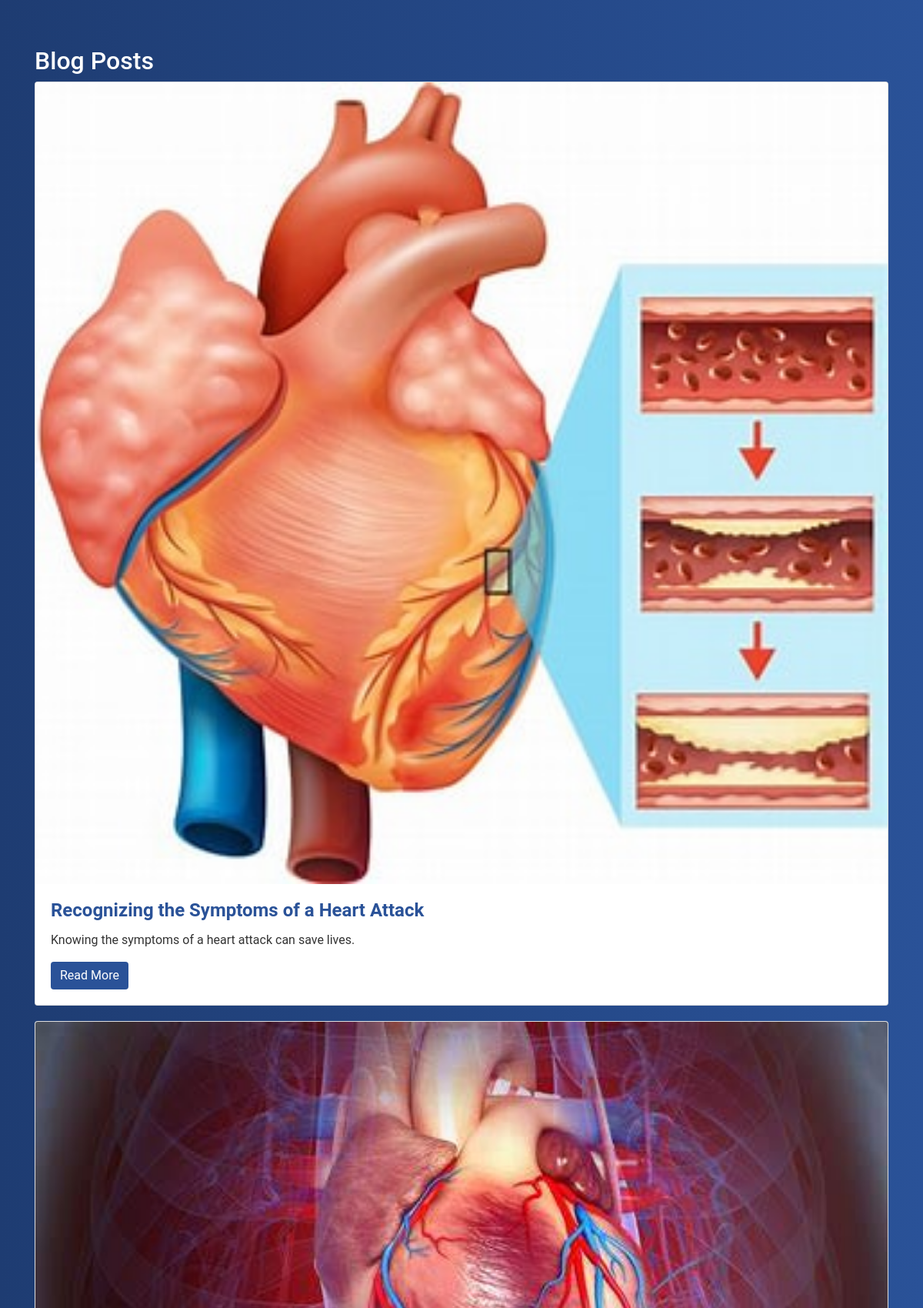
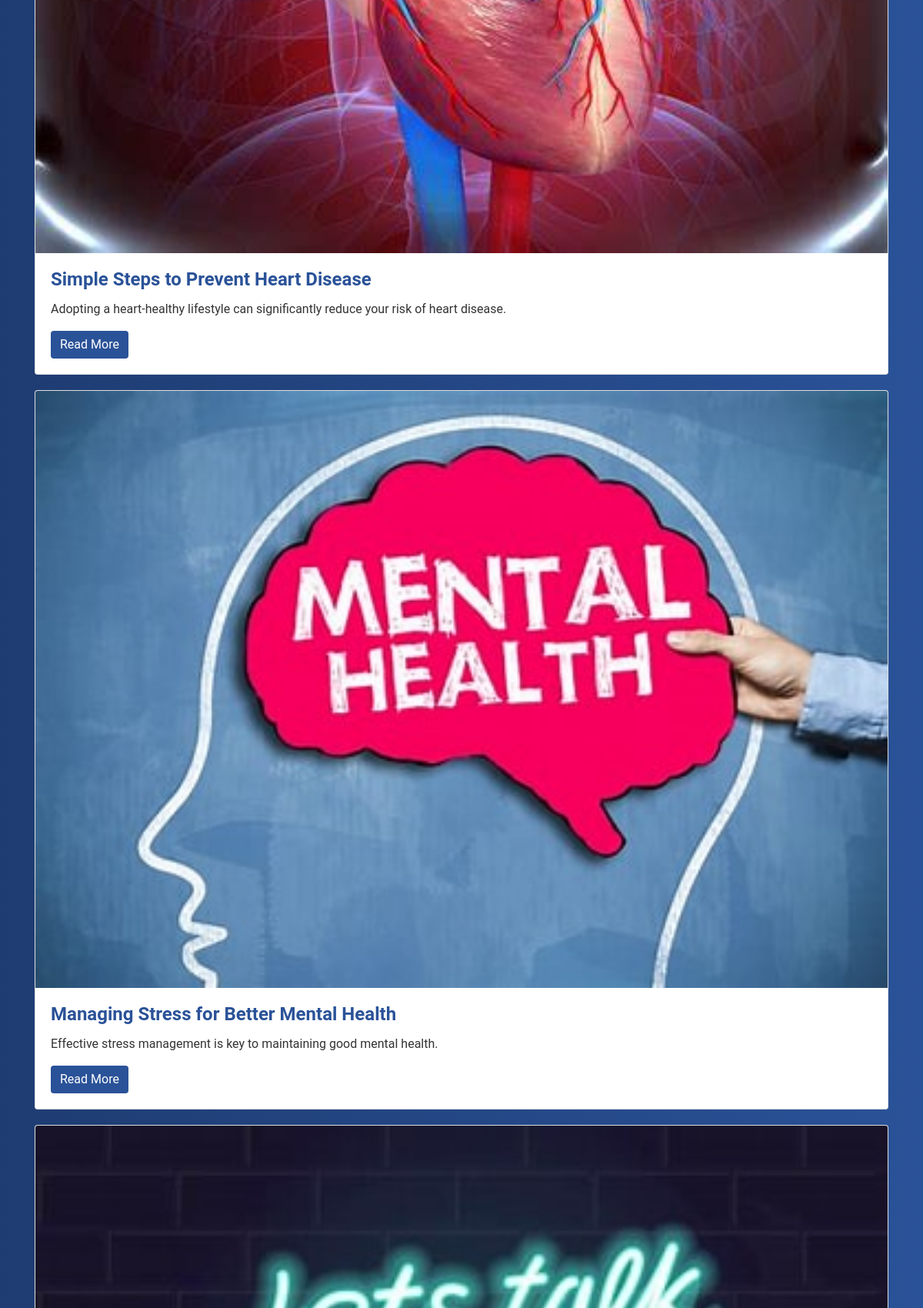
The app's page /blogs/Mental Health/ (upper part) with its own data (2 pictures, top to bottom).
### users/models.py (models this page shows, shortened)
class BlogPost(models.Model):
    CATEGORY_CHOICES = [
        ('Mental Health', 'Mental Health'),
        ('Heart Disease', 'Heart Disease'),
        ('Covid19', 'Covid19'),
        ('Immunization', 'Immunization'),
    ]
    author = models.ForeignKey(settings.AUTH_USER_MODEL, on_delete=models.CASCADE)
    title = models.CharField(max_length=255)
    image = models.ImageField(upload_to='blog_images/')
    category = models.CharField(max_length=20, choices=CATEGORY_CHOICES)
    summary = models.TextField()
    content = models.TextField()
    is_draft = models.BooleanField(default=True)
    created_at = models.DateTimeField(auto_now_add=True)
    updated_at = models.DateTimeField(auto_now=True)
    likes = models.ManyToManyField(settings.AUTH_USER_MODEL, related_name='liked_posts', blank=True)
    @property
    def short_summary(self):
        return ' '.join(self.summary.split()[:15]) + ('...' if len(self.summary.split()) > 15 else '')
    class Meta:
        ordering = ['-created_at']

### users/views.py (the view)
# urls.py: path('blogs/', BlogListView.as_view(), name='blog_list'),
class BlogListView(View):
    def get(self, request, category=None):
        sort_by = request.GET.get('sort', 'date')  # Default to sorting by date
        if category:
            posts = BlogPost.objects.filter(category=category, is_draft=False)
        else:
            posts = BlogPost.objects.filter(is_draft=False)
        search_query = request.GET.get('search', '')
        if search_query:
            posts = posts.filter(title__icontains=search_query) | posts.filter(author__username__icontains=search_query)
        if sort_by == 'likes':
            posts = posts.annotate(like_count=Count('likes')).order_by('-like_count')
        else:
            posts = posts.order_by('-created_at')
        paginator = Paginator(posts, 10)
        page_number = request.GET.get('page')
        page_obj = paginator.get_page(page_number)
        return render(request, 'blog_list.html', {'page_obj': page_obj, 'sort_by': sort_by})

### users/templates/blog_list.html (shortened to what this page needs)
<!DOCTYPE html>
<html lang="en">
<head>
    <link href="https://maxcdn.bootstrapcdn.com/bootstrap/4.5.2/css/bootstrap.min.css" rel="stylesheet">
</head>
<body>
    <div class="container">
        <h2>Blog Posts</h2>
        {% for post in page_obj %}
        <div class="card">
            <img src="{{ post.image.url }}" class="card-img-top" alt="{{ post.title }}">
            <div class="card-body">
                <h5 class="card-title">{{ post.title }}</h5>
                <p class="card-text">{{ post.short_summary }}</p>
                <a href="{% url 'blog_detail' post.pk %}" class="btn btn-primary">Read More</a>
            </div>
        </div>
        {% empty %}
        <p>No blog posts available.</p>
        {% endfor %}
    </div>
</body>
</html>

### users/templates/blog_list.html (style rules this page uses)
body { background: linear-gradient(to right, #1e3c72, #2a5298); color: #ffffff; font-family: 'Roboto', sans-serif; }
.container { margin-top: 60px; }
.card { margin-bottom: 20px; }
.card-title { color: #2a5298; font-size: 1.5rem; font-weight: 600; }
.card-text { color: #333; }
.btn-primary { background-color: #2a5298; border: none; }

### records on screen
BlogPost: image (picture), title "Recognizing the Symptoms of a Heart Attack", short_summary "Knowing the symptoms of a heart attack can save lives."
BlogPost: image (picture), title "Simple Steps to Prevent Heart Disease", short_summary "Adopting a heart-healthy lifestyle can significantly reduce your risk of heart disease."
BlogPost: image (picture), title "Managing Stress for Better Mental Health", short_summary "Effective stress management is key to maintaining good mental health."
BlogPost: image (picture)
